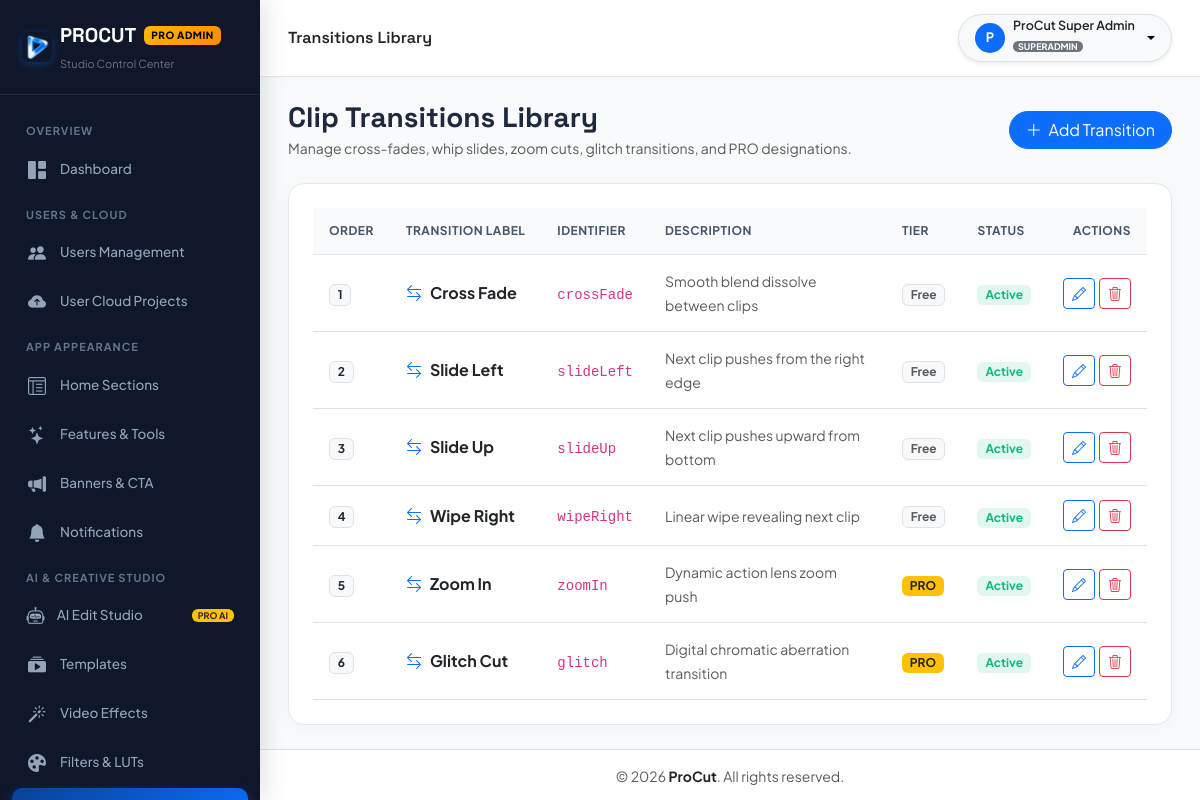
The app's page /admin/transitions.php (signed in) with its own data.
### tables this page shows
CREATE TABLE IF NOT EXISTS transitions (
    id INT AUTO_INCREMENT PRIMARY KEY,
    transition_key VARCHAR(100) NOT NULL UNIQUE,
    label VARCHAR(255) NOT NULL,
    description TEXT NULL,
    icon_name VARCHAR(100) DEFAULT 'transition',
    is_pro TINYINT(1) DEFAULT 0,
    is_enabled TINYINT(1) DEFAULT 1,
    display_order INT DEFAULT 0,
    created_at DATETIME DEFAULT CURRENT_TIMESTAMP,
    updated_at DATETIME DEFAULT CURRENT_TIMESTAMP ON UPDATE CURRENT_TIMESTAMP,
    INDEX idx_transitions_order (display_order)
);

### config/database.php (called while the page is built, shortened)
<?php
class Database {
    private static ?PDO $pdo = null;
    public static function getConnection(): PDO {
        $cfgFile = dirname(__DIR__) . '/config.json';
        $cfg = [];
        if (file_exists($cfgFile)) {
            $cfg = @json_decode(file_get_contents($cfgFile), true) ?: [];
        }
        $mysqlCfg = $cfg['mysql'] ?? [];
        $host = (defined('DB_HOST') && DB_HOST !== '127.0.0.1' && DB_HOST !== 'localhost')
            ? DB_HOST
            : ($mysqlCfg['host'] ?? getenv('DB_HOST') ?: (defined('DB_HOST') ? DB_HOST : '127.0.0.1'));
        if ($host === 'localhost') {
            $host = '127.0.0.1';
        }
        $port = (defined('DB_PORT') && DB_PORT != '3306')
            ? DB_PORT
            : ($mysqlCfg['port'] ?? getenv('DB_PORT') ?: '3306');
        $dbname = (defined('DB_NAME') && DB_NAME !== 'procut_db')
            ? DB_NAME
            : ($mysqlCfg['database'] ?? getenv('DB_NAME') ?: (defined('DB_NAME') ? DB_NAME : 'procut_db'));
        $user = (defined('DB_USER') && DB_USER !== 'root')
            ? DB_USER
            : ($mysqlCfg['user'] ?? getenv('DB_USER') ?: (defined('DB_USER') ? DB_USER : 'root'));
        $pass = (defined('DB_PASS') && DB_PASS !== '')
            ? DB_PASS
            : ($mysqlCfg['password'] ?? (getenv('DB_PASS') !== false ? getenv('DB_PASS') : (defined('DB_PASS') ? DB_PASS : '')));
        $socket = '/Applications/XAMPP/xamppfiles/var/mysql/mysql.sock';
        $dsn = "mysql:host={$host};port={$port};dbname={$dbname};charset=utf8mb4";
        $options = [
            PDO::ATTR_ERRMODE            => PDO::ERRMODE_EXCEPTION,
            PDO::ATTR_DEFAULT_FETCH_MODE => PDO::FETCH_ASSOC,
            PDO::ATTR_EMULATE_PREPARES   => false,
            PDO::MYSQL_ATTR_INIT_COMMAND => "SET NAMES utf8mb4 COLLATE utf8mb4_unicode_ci"
        ];
        try {
            self::$pdo = new PDO($dsn, $user, $pass, $options);
        } catch (PDOException $e) {
            if (PHP_OS_FAMILY === 'Darwin' && empty(ini_get('open_basedir')) && @file_exists($socket)) {
                try {
                    $socketDsn = "mysql:unix_socket={$socket};dbname={$dbname};charset=utf8mb4";
                    self::$pdo = new PDO($socketDsn, $user, $pass, $options);
                    return self::$pdo;
                } catch (PDOException $e2) {
                }
            }
            $isApi = str_contains($_SERVER['REQUEST_URI'] ?? '', '/api/');
            if ($isApi) {
                http_response_code(500);
                header('Content-Type: application/json; charset=utf-8');
                die(json_encode([
                    'success' => false,
                    'error' => 'Database connection failed: ' . $e->getMessage()
                ]));
            }
            http_response_code(200);
            header('Content-Type: text/html; charset=utf-8');
            die('<!DOCTYPE html>
<html lang="en">
<head>
    <meta charset="UTF-8">
    <meta name="viewport" content="width=device-width, initial-scale=1.0">
    <title>Database Connection Required — ProCut</title>
    <link href="https://fonts.googleapis.com/css2?family=Plus+Jakarta+Sans:wght@400;600;700&display=swap" rel="stylesheet">
    <style>
        body { font-family: "Plus Jakarta Sans", sans-serif; background: #0F172A; color: #E2E8F0; display: flex; align-items: center; justify-content: center; min-height: 100vh; margin: 0; padding: 20px; }
        .box { background: rgba(30, 41, 59, 0.85); border: 1px solid rgba(255,255,255,0.1); border-radius: 16px; max-width: 580px; width: 100%; padding: 32px; box-shadow: 0 20px 50px rgba(0,0,0,0.5); }
        h2 { color: #F59E0B; margin-top: 0; font-size: 1.4rem; display: flex; align-items: center; gap: 8px; }
        p { line-height: 1.6; color: #94A3B8; font-size: 0.95rem; }
        .error-chip { background: rgba(239, 68, 68, 0.15); color: #F87171; border: 1px solid rgba(239,68,68,0.3); border-radius: 8px; padding: 10px 14px; font-family: monospace; font-size: 0.85rem; word-break: break-all; margin: 16px 0; }
        .code-box { background: #080e1a; border: 1px solid rgba(255,255,255,0.08); border-radius: 8px; padding: 14px; font-family: monospace; font-size: 0.85rem; color: #38BDF8; line-height: 1.5; margin: 16px 0; }
        .step { margin-top: 12px; color: #CBD5E1; font-size: 0.9rem; }
        strong { color: #FFF; }
    </style>
</head>
<body>
    <div class="box">
        <h2>⚠️ Database Connection Setup Required</h2>
        <p>The ProCut server cannot connect to your MySQL database with the current credentials.</p>
        <div class="error-chip">' . htmlspecialchars($e->getMessage()) . '</div>
        <p><strong>Attempted Connection:</strong><br>
        Host: <code>' . htmlspecialchars($host) . '</code> | Database: <code>' . htmlspecialchars($dbname) . '</code> | User: <code>' . htmlspecialchars($user) . '</code></p>
        <div class="step"><strong>How to Fix on InfinityFree:</strong></div>
        <p>Open <strong>File Manager</strong> &rarr; <strong>htdocs</strong> &rarr; <strong>config/config.php</strong> (or <strong>config.json</strong>) and enter your InfinityFree MySQL details:</p>
        <div class="code-box">
define(\'DB_HOST\', \'<strong>sql3xx.infinityfree.com</strong>\');<br>
define(\'DB_NAME\', \'<strong>epiz_xxxxxxx_procut_db</strong>\');<br>
define(\'DB_USER\', \'<strong>epiz_xxxxxxx</strong>\');<br>
define(\'DB_PASS\', \'<strong>your_vpanel_password</strong>\');
        </div>
        <p style="font-size:0.85rem; color:#64748B;">You can copy these 4 details directly from your InfinityFree Account Management page under <em>Database Details</em>.</p>
    </div>
</body>
</html>');
        }
        return self::$pdo;
    }
    public static function query(string $sql, array $params = []): PDOStatement {
        $stmt = self::getConnection()->prepare($sql);
        $stmt->execute($params);
        return $stmt;
    }
    public static function fetchAll(string $sql, array $params = []): array {
        return self::query($sql, $params)->fetchAll();
    }
}

### admin/transitions.php (the view, shortened to what this page needs)
<?php
$transitions = Database::fetchAll("SELECT * FROM transitions ORDER BY display_order ASC");
require_once __DIR__ . '/includes/header.php';
require_once __DIR__ . '/includes/sidebar.php';
require_once __DIR__ . '/includes/navbar.php';
?>
<div class="d-flex flex-wrap justify-content-between align-items-center mb-4 gap-3">
    <div>
        <h3 class="fw-bold mb-1 brand-font">Clip Transitions Library</h3>
        <p class="text-muted small mb-0">Manage cross-fades, whip slides, zoom cuts, glitch transitions, and PRO designations.</p>
    </div>
    <button type="button" class="btn btn-primary rounded-pill px-3" onclick="openNewTransition()">
        <i class="bi bi-plus-lg me-1"></i> Add Transition
    </button>
</div>
<div class="pro-card p-4">
    <div class="table-responsive">
        <table class="table table-hover align-middle mb-0">
            <thead>
                <tr>
                    <th style="width: 70px;">Order</th>
                    <th>Transition Label</th>
                    <th>Identifier</th>
                    <th>Description</th>
                    <th>Tier</th>
                    <th>Status</th>
                    <th class="text-end">Actions</th>
                </tr>
            </thead>
            <tbody>
                <?php foreach ($transitions as $tr): ?>
                <tr>
                    <td>
                        <span class="badge bg-light text-dark border fw-bold"><?= (int)$tr['display_order'] ?></span>
                    </td>
                    <td>
                        <div class="fw-bold text-dark d-flex align-items-center gap-2">
                            <i class="bi bi-arrow-left-right text-primary"></i>
                            <?= htmlspecialchars($tr['label']) ?>
                        </div>
                    </td>
                    <td>
                        <code><?= htmlspecialchars($tr['transition_key']) ?></code>
                    </td>
                    <td>
                        <span class="small text-muted"><?= htmlspecialchars($tr['description'] ?? '') ?></span>
                    </td>
                    <td>
                        <?php if ($tr['is_pro']): ?>
                            <span class="badge bg-warning text-dark fw-bold">PRO</span>
                        <?php else: ?>
                            <span class="badge bg-light text-muted border">Free</span>
                        <?php endif; ?>
                    </td>
                    <td>
                        <form method="POST" action="" class="d-inline">
                            <?php if ($tr['is_enabled']): ?>
                                <button type="submit" class="badge badge-soft-success border-0 px-2 py-1">Active</button>
                            <?php else: ?>
                                <button type="submit" class="badge badge-soft-danger border-0 px-2 py-1">Hidden</button>
                            <?php endif; ?>
                        </form>
                    </td>
                    <td class="text-end">
                        <div class="d-flex justify-content-end gap-1">
                            <button class="btn btn-sm btn-outline-primary py-1 px-2" onclick='editTransition(<?= json_encode($tr) ?>)'><i class="bi bi-pencil"></i></button>
                            <form method="POST" action="" onsubmit="return confirm('Delete this transition?');">
                                <button type="submit" class="btn btn-sm btn-outline-danger py-1 px-2"><i class="bi bi-trash3"></i></button>
                            </form>
                        </div>
                    </td>
                </tr>
                <?php endforeach; ?>
            </tbody>
        </table>
    </div>
</div>
<?php require_once __DIR__ . '/includes/footer.php'; ?>

### admin/includes/header.php (style rules this page uses)
:root { --procut-primary: #0D6EFD; --procut-primary-dark: #084298; --procut-accent: #0284C7; --procut-gold: #FFB800; --procut-sidebar-bg: #0F172A; --procut-sidebar-hover: #1E293B; --procut-card-bg: #FFFFFF; --procut-body-bg: #F8FAFC; }
html, body { width: 100%; max-width: 100vw; overflow-x: hidden; margin: 0; padding: 0; box-sizing: border-box; }
*, *::before, *::after { box-sizing: border-box; }
body { font-family: 'Plus Jakarta Sans', sans-serif; background-color: var(--procut-body-bg); color: #1E293B; min-height: 100vh; }
h1, h2, h3, h4, h5, h6, .brand-font { font-family: 'Space Grotesk', sans-serif; }
.pro-card { background: #FFFFFF; border: 1px solid #E2E8F0; border-radius: 16px; box-shadow: 0 4px 20px rgba(0, 0, 0, 0.03); transition: all 0.2s ease; max-width: 100%; box-sizing: border-box; }
.table-responsive { width: 100%; max-width: 100%; overflow-x: auto; -webkit-overflow-scrolling: touch; }
.table > :not(caption) > * > * { padding: 14px 16px; vertical-align: middle; }
.table thead th { background: #F8FAFC; color: #475569; font-size: 12px; text-transform: uppercase; letter-spacing: 0.5px; border-bottom: 1px solid #E2E8F0; white-space: nowrap; }
.badge-soft-success { background: rgba(16, 185, 129, 0.12); color: #10B981; }

### records on screen
transitions: display_order "1", label "Cross Fade", transition_key "crossFade", description "Smooth blend dissolve between clips", is_pro "Free", is_enabled "Active"
transitions: display_order "2", label "Slide Left", transition_key "slideLeft", description "Next clip pushes from the right edge", is_pro "Free", is_enabled "Active"
transitions: display_order "3", label "Slide Up", transition_key "slideUp", description "Next clip pushes upward from bottom", is_pro "Free", is_enabled "Active"
transitions: display_order "4", label "Wipe Right", transition_key "wipeRight", description "Linear wipe revealing next clip", is_pro "Free", is_enabled "Active"
transitions: display_order "5", label "Zoom In", transition_key "zoomIn", description "Dynamic action lens zoom push", is_pro "PRO", is_enabled "Active"
transitions: display_order "6", label "Glitch Cut", transition_key "glitch", description "Digital chromatic aberration transition", is_pro "PRO", is_enabled "Active"

### other values on screen
$pageTitle "Transitions Library"
substr($currentAdmin['name'] ?? 'A', 0, 1) "P"
$currentAdmin['name'] "ProCut Super Admin"
$currentAdmin['role'] "SUPERADMIN"
APP_NAME "ProCut"
